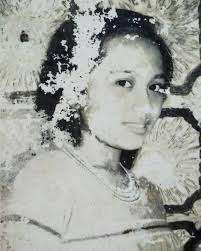
#> input picture foto usang/usang.jpg, 201 x 251 px, found by its file name
$ python fix.py
#> lines starting #> are read from the running program, lines starting #| are printed output that depends on the picture
import cv2
import numpy as numpy

img = cv2.imread("usang.JPG")
#> img is the input picture: shape (251, 201, 3); mean B, G, R 157.5, 161.5, 160

averaging = cv2.blur(img, (21, 21))
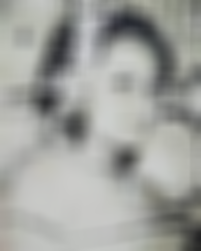
#> averaging: shape (251, 201, 3); mean B, G, R 157.6, 161.6, 160.1
gaussian = cv2.GaussianBlur(img, (21, 21), 0)
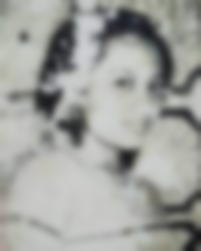
#> gaussian: shape (251, 201, 3); mean B, G, R 157.6, 161.6, 160
median = cv2.medianBlur(img, 5)
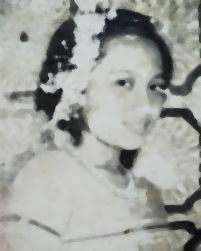
#> median: shape (251, 201, 3); mean B, G, R 158.4, 162.4, 160.9
bilateral = cv2.bilateralFilter(img, 9, 350, 350)
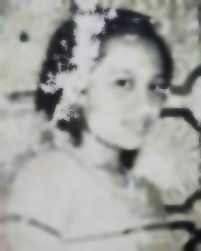
#> bilateral: shape (251, 201, 3); mean B, G, R 157.6, 161.6, 160.1

cv2.imshow("Original image", img)
cv2.imshow("Averaging", averaging)
cv2.imshow("Gaussian", gaussian)
cv2.imshow("Median", median)
cv2.imshow("Bilateral", bilateral)

cv2.waitKey(0)
cv2.destroyAllWindows()
